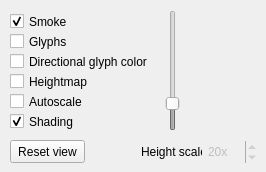
      <widget class="QWidget" name="miscTab">
       <attribute name="title">
        <string>General</string>
       </attribute>
       <widget class="QCheckBox" name="smokeCheckBox">
        <property name="geometry">
         <rect>
          <x>10</x>
          <y>10</y>
          <width>116</width>
          <height>23</height>
         </rect>
        </property>
        <property name="text">
         <string>Smoke</string>
        </property>
        <property name="checked">
         <bool>true</bool>
        </property>
       </widget>
       <widget class="QCheckBox" name="colorCheckBox">
        <property name="enabled">
         <bool>true</bool>
        </property>
        <property name="geometry">
         <rect>
          <x>10</x>
          <y>50</y>
          <width>150</width>
          <height>23</height>
         </rect>
        </property>
        <property name="focusPolicy">
         <enum>Qt::TabFocus</enum>
        </property>
        <property name="toolTip">
         <string>Enable direction coloring</string>
        </property>
        <property name="text">
         <string>Directional glyph color</string>
        </property>
       </widget>
       <widget class="QCheckBox" name="autoscaleCheckBox">
        <property name="geometry">
         <rect>
          <x>10</x>
          <y>90</y>
          <width>115</width>
          <height>23</height>
         </rect>
        </property>
        <property name="text">
         <string>Autoscale</string>
        </property>
       </widget>
       <widget class="QCheckBox" name="heightmapCheckBox">
        <property name="geometry">
         <rect>
          <x>10</x>
          <y>70</y>
          <width>116</width>
          <height>23</height>
         </rect>
        </property>
        <property name="text">
         <string>Heightmap</string>
        </property>
       </widget>
       <widget class="QCheckBox" name="hedgeHogsCheckBox">
        <property name="geometry">
         <rect>
          <x>10</x>
          <y>30</y>
          <width>115</width>
          <height>23</height>
         </rect>
        </property>
        <property name="text">
         <string>Glyphs</string>
        </property>
        <property name="checked">
         <bool>false</bool>
        </property>
       </widget>
       <widget class="QCheckBox" name="shadingCheckBox">
        <property name="geometry">
         <rect>
          <x>10</x>
          <y>110</y>
          <width>80</width>
          <height>23</height>
         </rect>
        </property>
        <property name="text">
         <string>Shading</string>
        </property>
        <property name="checked">
         <bool>true</bool>
        </property>
       </widget>
       <widget class="QSlider" name="heightSlider">
        <property name="enabled">
         <bool>false</bool>
        </property>
        <property name="geometry">
         <rect>
          <x>162</x>
          <y>10</y>
          <width>22</width>
          <height>121</height>
         </rect>
        </property>
        <property name="minimum">
         <number>1</number>
        </property>
        <property name="maximum">
         <number>100</number>
        </property>
        <property name="pageStep">
         <number>5</number>
        </property>
        <property name="value">
         <number>20</number>
        </property>
        <property name="orientation">
         <enum>Qt::Vertical</enum>
        </property>
        <property name="tickPosition">
         <enum>QSlider::NoTicks</enum>
        </property>
        <property name="tickInterval">
         <number>0</number>
        </property>
       </widget>
       <widget class="QLabel" name="label">
        <property name="geometry">
         <rect>
          <x>141</x>
          <y>144</y>
          <width>61</width>
          <height>16</height>
         </rect>
        </property>
        <property name="text">
         <string>Height scale: </string>
        </property>
       </widget>
       <widget class="QPushButton" name="resetViewButton">
        <property name="geometry">
         <rect>
          <x>10</x>
          <y>140</y>
          <width>75</width>
          <height>23</height>
         </rect>
        </property>
        <property name="text">
         <string>Reset view</string>
        </property>
       </widget>
       <widget class="QSpinBox" name="heightSpinBox">
        <property name="enabled">
         <bool>false</bool>
        </property>
        <property name="geometry">
         <rect>
          <x>206</x>
          <y>141</y>
          <width>51</width>
          <height>22</height>
         </rect>
        </property>
        <property name="frame">
         <bool>false</bool>
        </property>
        <property name="suffix">
         <string>x</string>
        </property>
        <property name="minimum">
         <number>1</number>
        </property>
        <property name="maximum">
         <number>100</number>
        </property>
        <property name="value">
         <number>20</number>
        </property>
       </widget>
      </widget>
